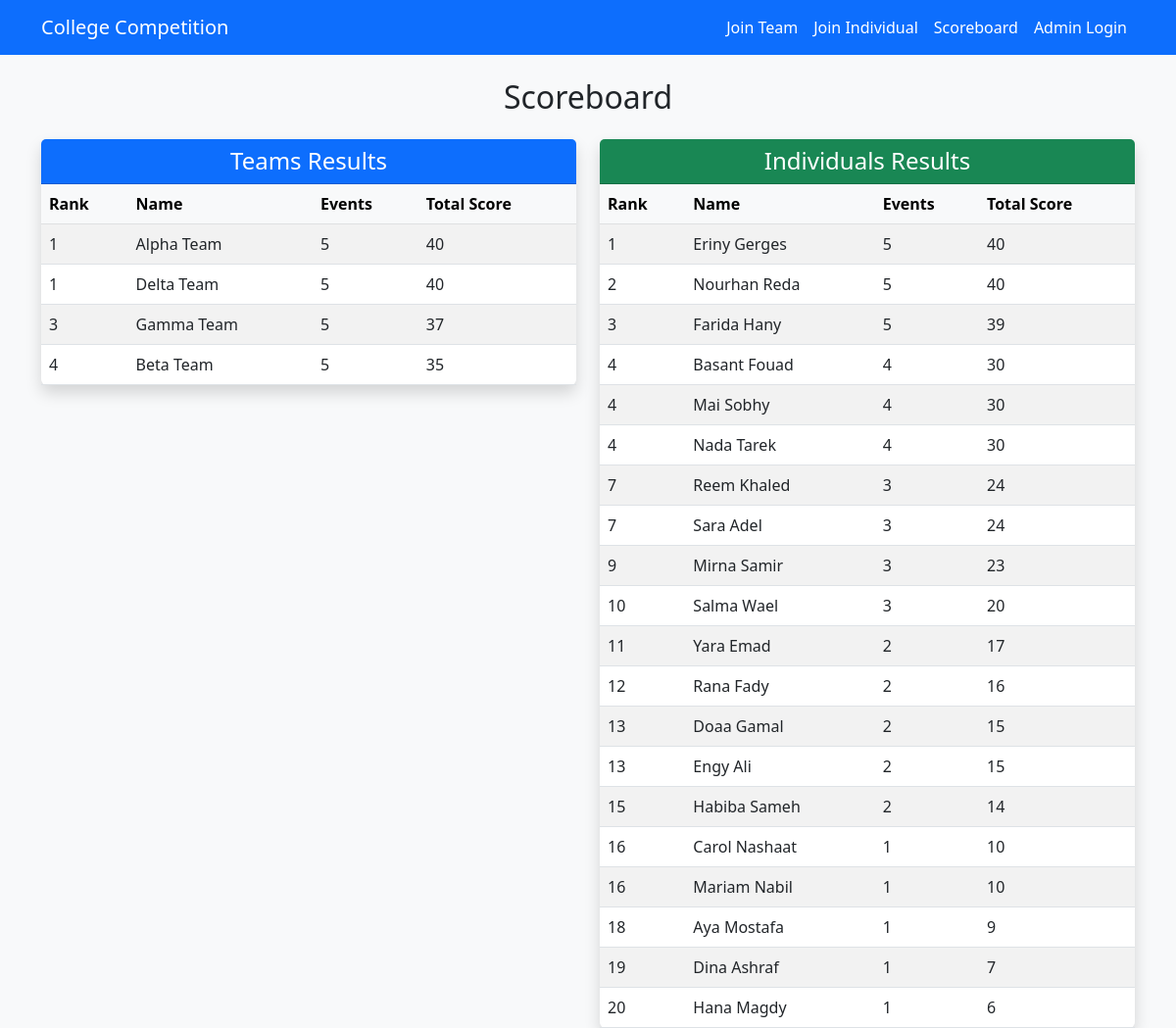
The page /view.php on the database its author committed.
### tables this page shows
CREATE TABLE `teams` (
    `team_id`    INT UNSIGNED NOT NULL AUTO_INCREMENT,
    `team_name`  VARCHAR(100) NOT NULL,
    `created_at` TIMESTAMP    NOT NULL DEFAULT CURRENT_TIMESTAMP,
    PRIMARY KEY (`team_id`),
    UNIQUE KEY `uq_team_name` (`team_name`),
    CONSTRAINT `chk_team_name_not_blank` CHECK (CHAR_LENGTH(TRIM(`team_name`)) > 0)
);

CREATE TABLE `individuals` (
    `individual_id` INT UNSIGNED NOT NULL AUTO_INCREMENT,
    `name`          VARCHAR(100) NOT NULL,
    `created_at`    TIMESTAMP    NOT NULL DEFAULT CURRENT_TIMESTAMP,
    PRIMARY KEY (`individual_id`),
    UNIQUE KEY `uq_individual_name` (`name`),
    CONSTRAINT `chk_individual_name_not_blank` CHECK (CHAR_LENGTH(TRIM(`name`)) > 0)
);

### functions.php (called while the page is built, shortened)
<?php
function e($value): string
{
    return htmlspecialchars((string) $value, ENT_QUOTES, 'UTF-8');
}
function is_admin(): bool
{
    return !empty($_SESSION['admin_id']);
}

### ranking.php (the view, shortened to what this page needs)
<?php
require_once __DIR__ . '/functions.php';
function get_team_rankings(mysqli $db): array
{
    return $db->query(
        'SELECT team_rank, team_name, total_score, best_event, events_played
           FROM team_rankings
          ORDER BY team_rank, best_event DESC, team_name'
    )->fetch_all(MYSQLI_ASSOC);
}
function get_individual_rankings(mysqli $db): array
{
    return $db->query(
        'SELECT individual_rank, name, total_score, best_event, events_played
           FROM individual_rankings
          ORDER BY individual_rank, best_event DESC, name'
    )->fetch_all(MYSQLI_ASSOC);
}
function render_ranking_table(string $title, string $header_color, array $rows, string $rank_key, string $name_key): void
{
    ?>
    <div class="card shadow border-0">
        <div class="card-header <?= e($header_color) ?> text-white text-center">
            <h4 class="mb-0"><?= e($title) ?></h4>
        </div>
        <div class="card-body p-0">
            <table class="table table-striped mb-0">
                <thead class="table-light">
                    <tr><th>Rank</th><th>Name</th><th>Events</th><th>Total Score</th></tr>
                </thead>
                <tbody>
                    <?php foreach ($rows as $row): ?>
                        <tr>
                            <td><?= (int) $row[$rank_key] ?></td>
                            <td><?= e($row[$name_key]) ?></td>
                            <td><?= (int) $row['events_played'] ?></td>
                            <td><?= (int) $row['total_score'] ?></td>
                        </tr>
                    <?php endforeach; ?>
                </tbody>
            </table>
        </div>
    </div>
    <?php
}

### head.php (shortened to what this page needs)
<?php
require_once __DIR__ . '/functions.php';
?>
<!DOCTYPE html>
<html lang="en">
<head>
    <link rel="stylesheet" href="assets/css/bootstrap.min.css">
</head>
<body class="bg-light">
<nav class="navbar navbar-expand-lg navbar-dark bg-primary">
    <div class="container">
        <a class="navbar-brand" href="index.php">College Competition</a>
        <div class="collapse navbar-collapse justify-content-end" id="navbarNav">
            <ul class="navbar-nav">
                <li class="nav-item"><a class="nav-link text-white" href="join_team.php">Join Team</a></li>
                <li class="nav-item"><a class="nav-link text-white" href="join_individual.php">Join Individual</a></li>
                <li class="nav-item"><a class="nav-link text-white" href="view.php">Scoreboard</a></li>
                <?php if (is_admin()): ?>
                    <li class="nav-item"><a class="nav-link text-white" href="event_management.php">Events</a></li>
                    <li class="nav-item"><a class="nav-link text-white" href="add_score.php">Add Score</a></li>
                    <li class="nav-item"><a class="nav-link text-warning" href="logout.php">Logout</a></li>
                <?php else: ?>
                    <li class="nav-item"><a class="nav-link text-white" href="login.php">Admin Login</a></li>
                <?php endif; ?>
            </ul>
        </div>
    </div>
</nav>

### view.php (shortened to what this page needs)
<?php
require_once __DIR__ . '/ranking.php';
$db = get_db();
$teams       = get_team_rankings($db);
$individuals = get_individual_rankings($db);
require_once __DIR__ . '/head.php';
?>
<div class="container mt-4">
    <h2 class="text-center mb-4">Scoreboard</h2>
    <div class="row g-4">
        <div class="col-md-6">
            <?php render_ranking_table('Teams Results', 'bg-primary', $teams, 'team_rank', 'team_name'); ?>
        </div>
        <div class="col-md-6">
        </div>
    </div>
</div>
</body>
</html>

### rows shown on the page
teams: rank_key "1", team_name "Alpha Team", events_played "5", total_score "40"
teams: rank_key "1", team_name "Delta Team", events_played "5", total_score "40"
teams: rank_key "3", team_name "Gamma Team", events_played "5", total_score "37"
teams: rank_key "4", team_name "Beta Team", events_played "5", total_score "35"
individuals: rank_key "1", name "Eriny Gerges", events_played "5", total_score "40"
individuals: rank_key "2", name "Nourhan Reda", events_played "5", total_score "40"
individuals: rank_key "3", name "Farida Hany", events_played "5", total_score "39"
individuals: rank_key "4", name "Basant Fouad", events_played "4", total_score "30"
individuals: rank_key "4", name "Mai Sobhy", events_played "4", total_score "30"
individuals: rank_key "4", name "Nada Tarek", events_played "4", total_score "30"
individuals: rank_key "7", name "Reem Khaled", events_played "3", total_score "24"
individuals: rank_key "7", name "Sara Adel", events_played "3", total_score "24"
individuals: rank_key "9", name "Mirna Samir", events_played "3", total_score "23"
individuals: rank_key "10", name "Salma Wael", events_played "3", total_score "20"
individuals: rank_key "11", name "Yara Emad", events_played "2", total_score "17"
individuals: rank_key "12", name "Rana Fady", events_played "2", total_score "16"
individuals: rank_key "13", name "Doaa Gamal", events_played "2", total_score "15"
individuals: rank_key "13", name "Engy Ali", events_played "2", total_score "15"
individuals: rank_key "15", name "Habiba Sameh", events_played "2", total_score "14"
individuals: rank_key "16", name "Carol Nashaat", events_played "1", total_score "10"
individuals: rank_key "16", name "Mariam Nabil", events_played "1", total_score "10"
individuals: rank_key "18", name "Aya Mostafa", events_played "1", total_score "9"
individuals: rank_key "19", name "Dina Ashraf", events_played "1", total_score "7"
individuals: rank_key "20", name "Hana Magdy", events_played "1", total_score "6"

### other values the page prints
$title "Teams Results Individuals Results"
